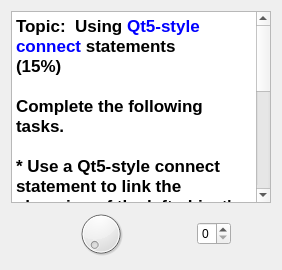
      <widget class="QWidget" name="tab_3">
       <attribute name="title">
        <string>P03</string>
       </attribute>
       <layout class="QVBoxLayout" name="verticalLayout_5">
        <item>
         <widget class="QTextBrowser" name="textBrowser_4">
          <property name="html">
           <string>&lt;!DOCTYPE HTML PUBLIC &quot;-//W3C//DTD HTML 4.0//EN&quot; &quot;http://www.w3.org/TR/REC-html40/strict.dtd&quot;&gt;
&lt;html&gt;&lt;head&gt;&lt;meta name=&quot;qrichtext&quot; content=&quot;1&quot; /&gt;&lt;style type=&quot;text/css&quot;&gt;
p, li { white-space: pre-wrap; }
&lt;/style&gt;&lt;/head&gt;&lt;body style=&quot; font-family:'Sans'; font-size:10pt; font-weight:400; font-style:normal;&quot;&gt;
&lt;p style=&quot; margin-top:0px; margin-bottom:0px; margin-left:0px; margin-right:0px; -qt-block-indent:0; text-indent:0px;&quot;&gt;&lt;span style=&quot; font-family:'.Lucida Grande UI'; font-size:13pt; font-weight:600;&quot;&gt;Topic:  Using &lt;/span&gt;&lt;span style=&quot; font-family:'.Lucida Grande UI'; font-size:13pt; font-weight:600; color:#0000ff;&quot;&gt;Qt5-style connect &lt;/span&gt;&lt;span style=&quot; font-family:'.Lucida Grande UI'; font-size:13pt; font-weight:600;&quot;&gt;statements&lt;/span&gt;&lt;/p&gt;
&lt;p style=&quot; margin-top:0px; margin-bottom:0px; margin-left:0px; margin-right:0px; -qt-block-indent:0; text-indent:0px;&quot;&gt;&lt;span style=&quot; font-family:'.Lucida Grande UI'; font-size:13pt; font-weight:600;&quot;&gt;(15%)&lt;/span&gt;&lt;/p&gt;
&lt;p style=&quot;-qt-paragraph-type:empty; margin-top:0px; margin-bottom:0px; margin-left:0px; margin-right:0px; -qt-block-indent:0; text-indent:0px; font-family:'.Lucida Grande UI'; font-size:13pt; font-weight:600;&quot;&gt;&lt;br /&gt;&lt;/p&gt;
&lt;p style=&quot; margin-top:0px; margin-bottom:0px; margin-left:0px; margin-right:0px; -qt-block-indent:0; text-indent:0px;&quot;&gt;&lt;span style=&quot; font-family:'.Lucida Grande UI'; font-size:13pt; font-weight:600;&quot;&gt;Complete the following tasks.&lt;/span&gt;&lt;/p&gt;
&lt;p style=&quot;-qt-paragraph-type:empty; margin-top:0px; margin-bottom:0px; margin-left:0px; margin-right:0px; -qt-block-indent:0; text-indent:0px; font-family:'.Lucida Grande UI'; font-size:13pt; font-weight:600;&quot;&gt;&lt;br /&gt;&lt;/p&gt;
&lt;p style=&quot; margin-top:0px; margin-bottom:0px; margin-left:0px; margin-right:0px; -qt-block-indent:0; text-indent:0px;&quot;&gt;&lt;span style=&quot; font-family:'.Lucida Grande UI'; font-size:13pt; font-weight:600;&quot;&gt;* Use a Qt5-style connect statement to link the changing of the left object's value to changing the right object's value&lt;/span&gt;&lt;/p&gt;
&lt;p style=&quot;-qt-paragraph-type:empty; margin-top:0px; margin-bottom:0px; margin-left:0px; margin-right:0px; -qt-block-indent:0; text-indent:0px; font-family:'.Lucida Grande UI'; font-size:13pt; font-weight:600;&quot;&gt;&lt;br /&gt;&lt;/p&gt;
&lt;p style=&quot; margin-top:0px; margin-bottom:0px; margin-left:0px; margin-right:0px; -qt-block-indent:0; text-indent:0px;&quot;&gt;&lt;span style=&quot; font-family:'.Lucida Grande UI'; font-size:13pt; font-weight:600;&quot;&gt;* Use a Qt5-style connect statement to link the changing of the right object's value to changing the left object's value&lt;/span&gt;&lt;/p&gt;
&lt;p style=&quot;-qt-paragraph-type:empty; margin-top:0px; margin-bottom:0px; margin-left:0px; margin-right:0px; -qt-block-indent:0; text-indent:0px; font-family:'.Lucida Grande UI'; font-size:13pt; font-weight:600; color:#000000;&quot;&gt;&lt;br /&gt;&lt;/p&gt;
&lt;p style=&quot; margin-top:0px; margin-bottom:0px; margin-left:0px; margin-right:0px; -qt-block-indent:0; text-indent:0px;&quot;&gt;&lt;span style=&quot; font-family:'.Lucida Grande UI'; font-size:13pt; font-weight:600; color:#ff0000;&quot;&gt;Do NOT use the Designer tool to modify the form itself or you will receive&lt;/span&gt;&lt;span style=&quot; font-family:'.Lucida Grande UI'; font-size:13pt; font-weight:600; color:#000000;&quot;&gt; zero credit (0 points).&lt;/span&gt;&lt;/p&gt;&lt;/body&gt;&lt;/html&gt;</string>
          </property>
         </widget>
        </item>
        <item>
         <layout class="QHBoxLayout" name="horizontalLayout_3">
          <item>
           <spacer name="horizontalSpacer_4">
            <property name="orientation">
             <enum>Qt::Horizontal</enum>
            </property>
            <property name="sizeHint" stdset="0">
             <size>
              <width>40</width>
              <height>20</height>
             </size>
            </property>
           </spacer>
          </item>
          <item>
           <widget class="QDial" name="dialQt5">
            <property name="maximum">
             <number>9</number>
            </property>
            <property name="wrapping">
             <bool>false</bool>
            </property>
           </widget>
          </item>
          <item>
           <spacer name="horizontalSpacer_5">
            <property name="orientation">
             <enum>Qt::Horizontal</enum>
            </property>
            <property name="sizeHint" stdset="0">
             <size>
              <width>40</width>
              <height>20</height>
             </size>
            </property>
           </spacer>
          </item>
          <item>
           <widget class="QSpinBox" name="spinboxQt5">
            <property name="readOnly">
             <bool>false</bool>
            </property>
            <property name="maximum">
             <number>9</number>
            </property>
           </widget>
          </item>
          <item>
           <spacer name="horizontalSpacer_6">
            <property name="orientation">
             <enum>Qt::Horizontal</enum>
            </property>
            <property name="sizeHint" stdset="0">
             <size>
              <width>40</width>
              <height>20</height>
             </size>
            </property>
           </spacer>
          </item>
         </layout>
        </item>
       </layout>
      </widget>
